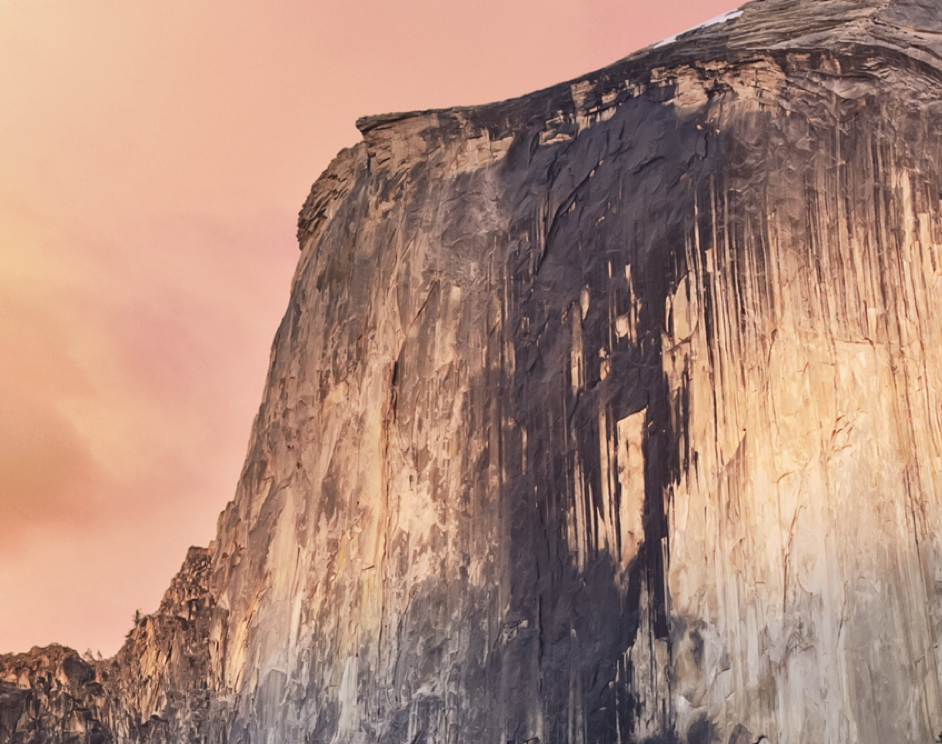
#> input picture Image Processing/v1/GrayFiltering/mountain.png, 942 x 744 px
$ python vision.py
#> lines starting #> are read from the running program, lines starting #| are printed output that depends on the picture
import cv2

print("OpenCV Version:\n")
print(cv2.__version__)

img = cv2.imread("mountain.png")
#> img is the input picture: shape (744, 942, 3); mean B, G, R 122.3, 138.3, 173.7
gray = cv2.cvtColor(img, cv2.COLOR_BGR2GRAY)
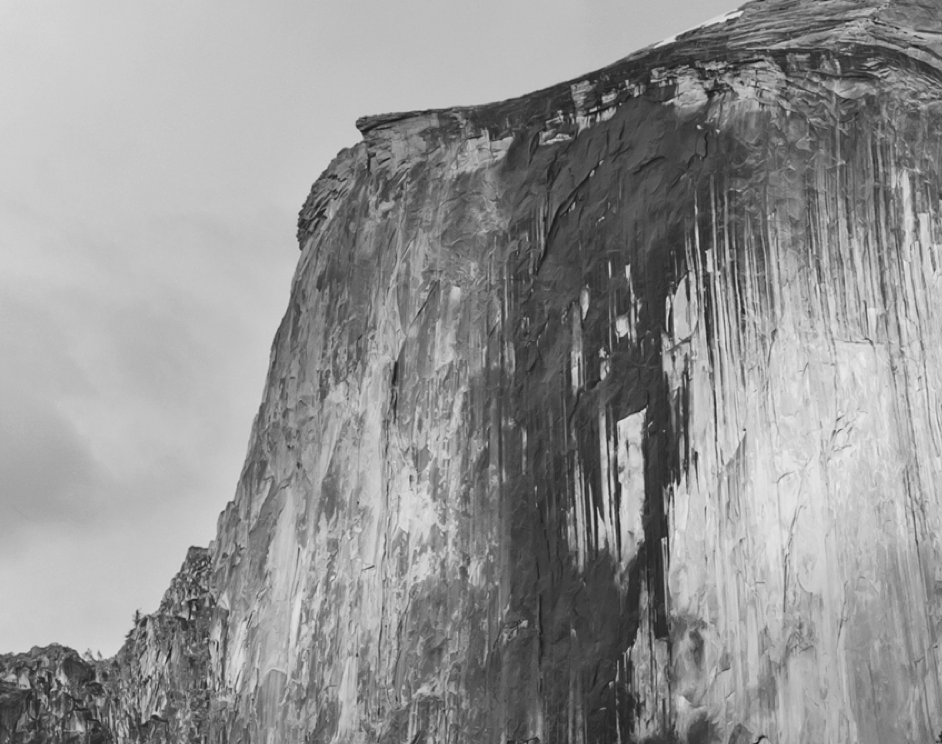
#> gray: shape (744, 942); min 21, max 240, mean 147.1

cv2.imshow("Mountaing",img)
cv2.imshow("Mountain -gray", gray)

cv2.waitKey(0)
cv2.destroyAllWindows()
